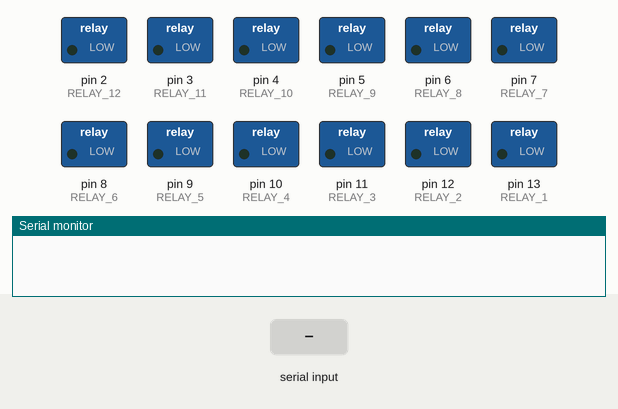
This sketch was run on a simulated Arduino Uno, built with avr-gcc and run on an emulated ATmega328P. On the bench: switched loads named in the sketch (green lamp = pin HIGH), the last lines printed to the serial monitor. The inputs (shaded band) are chosen by the test bench.

Above: at 7.2 s.
7.3 s: "90,45\n" received over Serial
At 7.42 s:
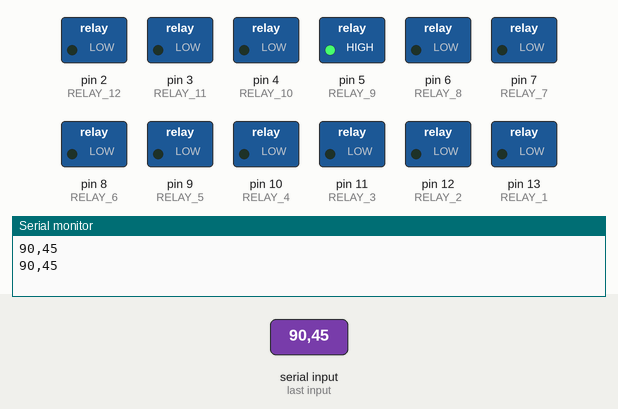
9.0 s: "5\n" received over Serial
At 9.11 s:
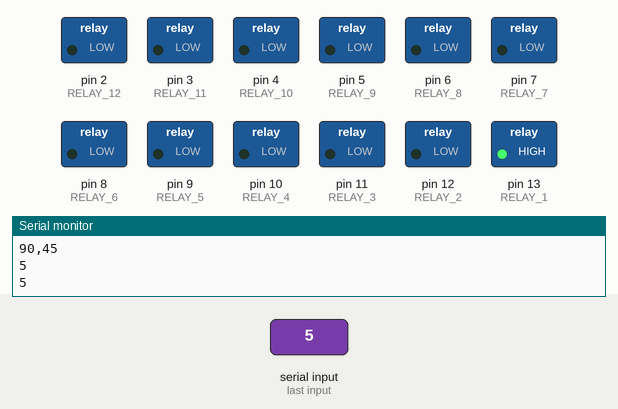
Timing chart, 0 to 12.0 s (numbered marks = the images above; inputs shaded):
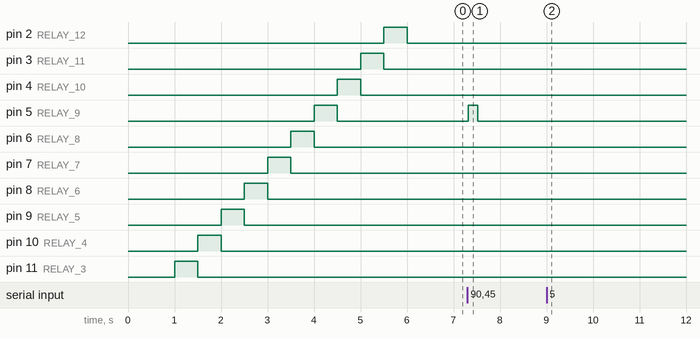

The sketch:

neuroRelay_v1.2.ino
```cpp
#include <ctype.h>

String BUFFER;

#define NONE 0
#define RELAY_1  13
#define RELAY_2  12
#define RELAY_3  11
#define RELAY_4  10
#define RELAY_5  9
#define RELAY_6  8
#define RELAY_7  7
#define RELAY_8  6
#define RELAY_9  5
#define RELAY_10  4
#define RELAY_11  3
#define RELAY_12  2

static unsigned long RELAY_DELAY = 200;
static unsigned long SOLENOID_WARM_UP_DELAY = 500;


static unsigned long relay_off_time;
int active_relay = NONE;
int last_active_relay = NONE;

bool solenoids_warmed = false;


void setup()
{
    Serial.begin(9600);

    pinMode(RELAY_1, OUTPUT);
    pinMode(RELAY_2, OUTPUT);
    pinMode(RELAY_3, OUTPUT);
    pinMode(RELAY_4, OUTPUT);
    pinMode(RELAY_5, OUTPUT);
    pinMode(RELAY_6, OUTPUT);
    pinMode(RELAY_7, OUTPUT);
    pinMode(RELAY_8, OUTPUT);
    pinMode(RELAY_9, OUTPUT);
    pinMode(RELAY_10, OUTPUT);
    pinMode(RELAY_11, OUTPUT);
    pinMode(RELAY_12, OUTPUT);

    reset_relays();
    warm_up_solenoids();
}

void loop()
{
    if ( solenoids_warmed )
    {
        check_relay_timeout();
        // read incoming messages

        String message = read_serial();
        Serial.println(message);

        if ( active_relay == NONE )
        {
            process_message(message);
        }
    }
}

void warm_up_solenoids()
{
    digitalWrite(RELAY_1, HIGH);
    delay(SOLENOID_WARM_UP_DELAY);
    digitalWrite(RELAY_1, LOW);

    digitalWrite(RELAY_2, HIGH);
    delay(SOLENOID_WARM_UP_DELAY);
    digitalWrite(RELAY_2, LOW);

    digitalWrite(RELAY_3, HIGH);
    delay(SOLENOID_WARM_UP_DELAY);
    digitalWrite(RELAY_3, LOW);

    digitalWrite(RELAY_4, HIGH);
    delay(SOLENOID_WARM_UP_DELAY);
    digitalWrite(RELAY_4, LOW);

    digitalWrite(RELAY_5, HIGH);
    delay(SOLENOID_WARM_UP_DELAY);
    digitalWrite(RELAY_5, LOW);

    digitalWrite(RELAY_6, HIGH);
    delay(SOLENOID_WARM_UP_DELAY);
    digitalWrite(RELAY_6, LOW);

    digitalWrite(RELAY_7, HIGH);
    delay(SOLENOID_WARM_UP_DELAY);
    digitalWrite(RELAY_7, LOW);

    digitalWrite(RELAY_8, HIGH);
    delay(SOLENOID_WARM_UP_DELAY);
    digitalWrite(RELAY_8, LOW);

    digitalWrite(RELAY_9, HIGH);
    delay(SOLENOID_WARM_UP_DELAY);
    digitalWrite(RELAY_9, LOW);

    digitalWrite(RELAY_10, HIGH);
    delay(SOLENOID_WARM_UP_DELAY);
    digitalWrite(RELAY_10, LOW);

    digitalWrite(RELAY_11, HIGH);
    delay(SOLENOID_WARM_UP_DELAY);
    digitalWrite(RELAY_11, LOW);

    digitalWrite(RELAY_12, HIGH);
    delay(SOLENOID_WARM_UP_DELAY);
    digitalWrite(RELAY_12, LOW);

    solenoids_warmed = true;
}

void process_message(String message)
{
    if ( message.length() > 0 )
    {
        Serial.println(message);
        if ( is_valid_number(message) )
        {
            int attention = message.toInt();
            turn_on_relay(attention);
        }
    }
}

String read_serial() {
    String message = "";
    while ( Serial.available() > 0)
    {
        check_relay_timeout();
        char ch = Serial.read();
        if ( ch == '\n' )
        {
            message = BUFFER;
            BUFFER = "";
        }
        else
        {
            if ( sizeof(ch) > 0)
            {
                BUFFER.concat(ch);
            }
        }
        yield();
    }

    return message;
}

boolean is_valid_number( String str ){
    for( byte i=0; i < str.length(); i++)
    {
        if( isdigit( str.charAt(i)) ) return true;
    }
    return false;
}

void reset_relays()
{
    digitalWrite(RELAY_1, LOW);
    digitalWrite(RELAY_2, LOW);
    digitalWrite(RELAY_3, LOW);
    digitalWrite(RELAY_4, LOW);
    digitalWrite(RELAY_5, LOW);
    digitalWrite(RELAY_6, LOW);
    digitalWrite(RELAY_7, LOW);
    digitalWrite(RELAY_8, LOW);
    digitalWrite(RELAY_9, LOW);
    digitalWrite(RELAY_10, LOW);
    digitalWrite(RELAY_11, LOW);
    digitalWrite(RELAY_12, LOW);
}

void check_relay_timeout()
{
    if ( active_relay != NONE )
    {
        if ( millis() > relay_off_time )
        {
            reset_relays();

            active_relay = NONE;
        }
    }
}

void turn_on_relay(int attention)
{
    if ( attention >= 1 && attention < 11 && last_active_relay != RELAY_1 ) {
        digitalWrite(RELAY_1, HIGH);
        active_relay = RELAY_1;
        last_active_relay = active_relay;
        relay_off_time = millis() + RELAY_DELAY;
    }

    if ( attention >= 11 && attention < 21 && last_active_relay != RELAY_2 ) {
        digitalWrite(RELAY_2, HIGH);
        active_relay = RELAY_2;
        last_active_relay = active_relay;
        relay_off_time = millis() + RELAY_DELAY;
    }

    if ( attention >= 21 && attention < 31 && last_active_relay != RELAY_3 ) {
        digitalWrite(RELAY_3, HIGH);
        active_relay = RELAY_3;
        last_active_relay = active_relay;
        relay_off_time = millis() + RELAY_DELAY;
    }

    if ( attention >= 31 && attention < 41 && last_active_relay != RELAY_4 ) {
        digitalWrite(RELAY_4, HIGH);
        active_relay = RELAY_4;
        last_active_relay = active_relay;
        relay_off_time = millis() + RELAY_DELAY;
    }

    if ( attention >= 41 && attention < 51 && last_active_relay != RELAY_5 ) {
        digitalWrite(RELAY_5, HIGH);
        active_relay = RELAY_5;
        last_active_relay = active_relay;
        relay_off_time = millis() + RELAY_DELAY;
    }

    if ( attention >= 51 && attention < 61 && last_active_relay != RELAY_6 ) {
        digitalWrite(RELAY_6, HIGH);
        active_relay = RELAY_6;
        last_active_relay = active_relay;
        relay_off_time = millis() + RELAY_DELAY;
    }

    if ( attention >= 61 && attention < 71 && last_active_relay != RELAY_7 ) {
        digitalWrite(RELAY_7, HIGH);
        active_relay = RELAY_7;
        last_active_relay = active_relay;
        relay_off_time = millis() + RELAY_DELAY;
    }

    if ( attention >= 71 && attention < 81 && last_active_relay != RELAY_8 ) {
        digitalWrite(RELAY_8, HIGH);
        active_relay = RELAY_8;
        last_active_relay = active_relay;
        relay_off_time = millis() + RELAY_DELAY;
    }

    if ( attention >= 81 && attention < 91 && last_active_relay != RELAY_9 ) {
        digitalWrite(RELAY_9, HIGH);
        active_relay = RELAY_9;
        last_active_relay = active_relay;
        relay_off_time = millis() + RELAY_DELAY;
    }

    if ( attention >= 91 && attention < 101 && last_active_relay != RELAY_10 ) {
        digitalWrite(RELAY_10, HIGH);
        active_relay = RELAY_10;
        last_active_relay = active_relay;
        relay_off_time = millis() + RELAY_DELAY;
    }

    if ( attention >= 101 && attention < 111 && last_active_relay != RELAY_11 ) {
        digitalWrite(RELAY_11, HIGH);
        active_relay = RELAY_11;
        last_active_relay = active_relay;
        relay_off_time = millis() + RELAY_DELAY;
    }

    if ( attention >= 111 && attention < 121 && last_active_relay != RELAY_12 ) {
        digitalWrite(RELAY_12, HIGH);
        active_relay = RELAY_12;
        last_active_relay = active_relay;
        relay_off_time = millis() + RELAY_DELAY;
    }
}
```

Measured:
- after the input at 7.3 s, pin 5 (RELAY_9): LOW → HIGH at once, → LOW 0.20 s later
- after the input at 9.0 s, pin 13 (RELAY_1): LOW → HIGH at once, → LOW 0.20 s later
